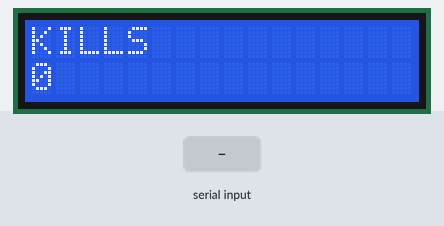
Bench run of a sketch on a simulated Arduino Uno, built with avr-gcc and run on an emulated ATmega328P. On the bench: 16×2 character LCD. Inputs (shaded band) come from the test bench.

Above: at 1.2 s.
1.3 s: "90,45\n" received over Serial
At 2.5 s:
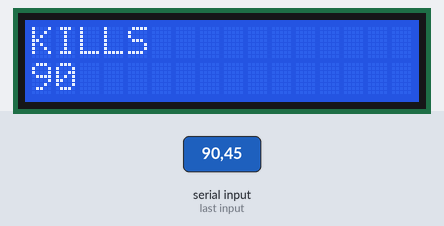
2.8 s: "30,150\n" received over Serial
At 3.8 s:
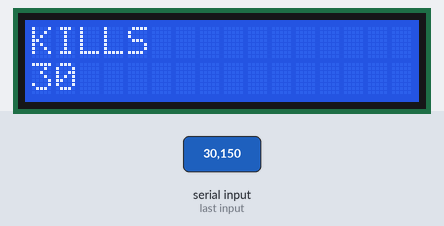
Timing chart, 0 to 5.8 s (numbered marks = the images above; inputs shaded):
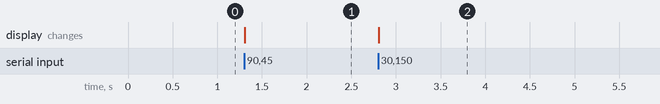

The sketch:

sketch_sep30a.ino
```cpp
#include <LiquidCrystal.h>

LiquidCrystal lcd(12, 11, 5, 4, 3, 6);  // RS, E, D4, D5, D6, D7

void mostrarKills(long kills) {
  lcd.setCursor(0, 1);
  lcd.print("                ");  // apaga a linha inteira
  lcd.setCursor(0, 1);
  lcd.print(kills);
}

void setup() {
  Serial.begin(9600);
  lcd.begin(16, 2);
  lcd.print("KILLS");
  mostrarKills(0);
}

void loop() {
  if (Serial.available() > 0) {
    String linha = Serial.readStringUntil('\n');
    linha.trim();
    if (linha.length() > 0) {
      mostrarKills(linha.toInt());
    }
  }
}
```

Measured:
- after the input at 1.3 s, the display: changes at once (image 1)
- after the input at 2.8 s, the display: changes at once (image 2)
